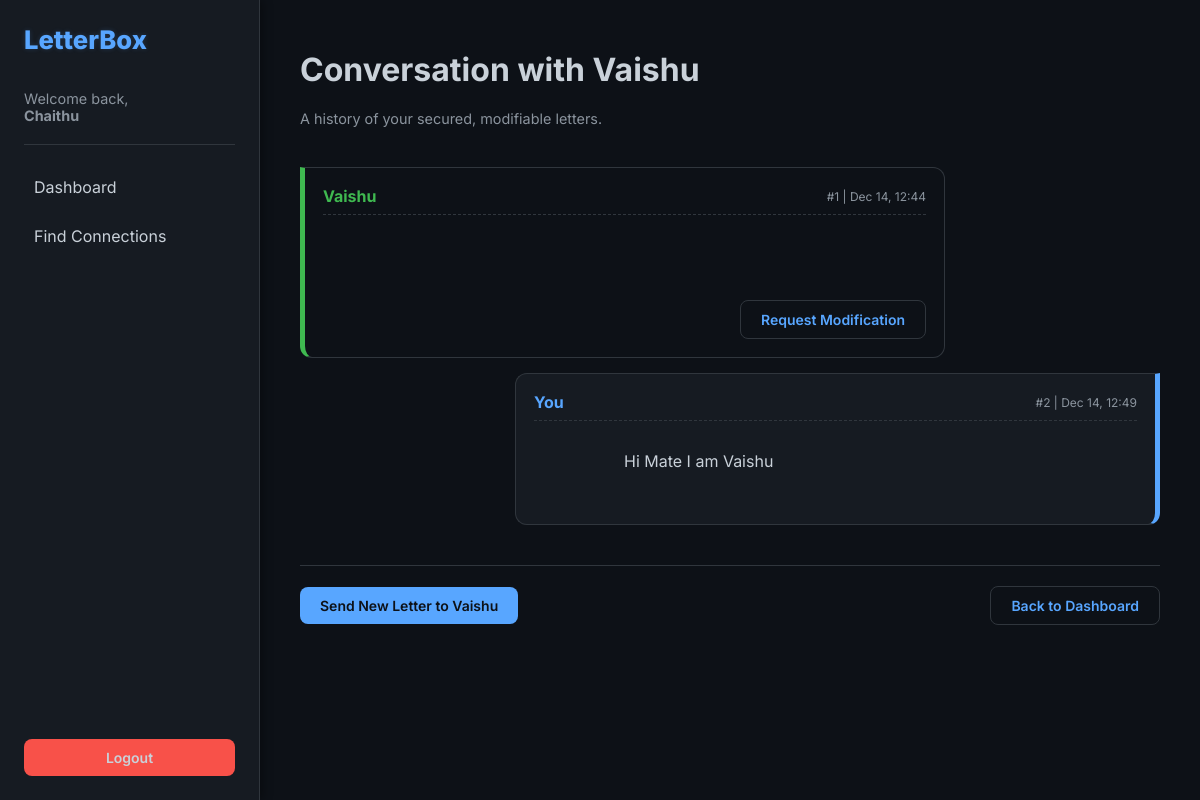
The page /conversation/2/ (signed in) on the database its author committed.
### letters/models.py (models this page shows, shortened)
class Letter(models.Model):
    sender = models.ForeignKey(
        User, related_name="sent_letters", on_delete=models.CASCADE
    )
    receiver = models.ForeignKey(
        User, related_name="received_letters", on_delete=models.CASCADE
    )
    created_at = models.DateTimeField(auto_now_add=True)
    def approved_version(self):
        return (
            self.versions.filter(is_approved=True)
            .order_by("-created_at")
            .first()
        )

class LetterVersion(models.Model):
    letter = models.ForeignKey(
        Letter, related_name="versions", on_delete=models.CASCADE
    )
    content = models.TextField()
    created_by = models.ForeignKey(
        User, on_delete=models.CASCADE
    )
    is_approved = models.BooleanField(default=False)
    created_at = models.DateTimeField(auto_now_add=True)

### letters/views_ui.py (the view)
# urls.py: path("conversation/<int:user_id>/", views_ui.conversation, name="conversation"),
@login_required
def conversation(request, user_id):
    other = get_object_or_404(User, id=user_id)
    letters = Letter.objects.filter(
        sender__in=[request.user, other],
        receiver__in=[request.user, other]
    ).order_by("created_at")
    return render(request, "letters/conversation.html", {
        "letters": letters,
        "other": other
    })

### letters/templates/letters/conversation.html (shortened to what this page needs)
{% extends "letters/base.html" %}
{% block content %}
<div class="content-header">
    <h1>Conversation with {{ other.username }}</h1>
    <p class="text-muted">A history of your secured, modifiable letters.</p>
</div>
<div class="message-container">
    {% for letter in letters %}
        {% if letter.sender == user %}
            <div class="message-card fade-in message-sent">
                <div style="display: flex; justify-content: space-between; align-items: center; margin-bottom: 10px; padding-bottom: 8px; border-bottom: 1px dashed var(--border);">
                    <strong style="font-size: 1em; color: var(--accent);">You</strong>
                    <span class="text-muted" style="font-size: 0.75em;">
                        #{{ letter.id }} | {{ letter.created_at|date:"M d, H:i" }}
                    </span>
                </div>
                <div style="white-space: pre-wrap; margin-bottom: 15px;">
                    {{ letter.approved_version.content }}
                </div>
            </div>
        {% else %}
            <div class="message-card fade-in message-received">
                <div style="display: flex; justify-content: space-between; align-items: center; margin-bottom: 10px; padding-bottom: 8px; border-bottom: 1px dashed var(--border);">
                    <strong style="font-size: 1em; color: var(--success);">{{ letter.sender.username }}</strong>
                    <span class="text-muted" style="font-size: 0.75em;">
                        #{{ letter.id }} | {{ letter.created_at|date:"M d, H:i" }}
                    </span>
                </div>
                <div style="white-space: pre-wrap; margin-bottom: 15px;">
                </div>
                <div style="margin-top: 15px; text-align: right;">
                    <a href="{% url 'modify' letter.id %}" class="btn btn-ghost">Request Modification</a>
                </div>
            </div>
        {% endif %}
    {% empty %}
        <p class="text-muted" style="text-align: center; padding: 50px; background: var(--card); border-radius: 12px; border: 1px solid var(--border);">
            No letters yet in this conversation. Start a new one!
        </p>
    {% endfor %}
</div>
<div style="margin-top: 40px; border-top: 1px solid var(--border); padding-top: 20px; display: flex; justify-content: space-between; align-items: center; max-width: 900px; margin: 40px auto 0;">
    <a href="{% url 'send_letter' other.id %}" class="btn btn-primary">Send New Letter to {{ other.username }}</a>
    <a href="{% url 'dashboard' %}" class="btn btn-ghost">Back to Dashboard</a>
</div>
{% endblock %}

### letters/templates/letters/base.html (shortened to what this page needs)
<!DOCTYPE html>
<html lang="en">
<head>
</head>
<body>
{% if user.is_authenticated %}
    <div class="sidebar">
        <div class="logo">LetterBox</div>
        <div class="user-info">
            Welcome back,<br><strong>{{ user.username }}</strong>
        </div>
        <nav style="flex-grow: 1; margin-bottom: 20px;">
            <a href="{% url 'dashboard' %}" class="nav-link">Dashboard</a>
            <a href="{% url 'search_user' %}" class="nav-link">Find Connections</a>
        </nav>
        <a href="{% url 'logout' %}" class="btn btn-danger">Logout</a>
    </div>
{% endif %}
<div class="main-content">
    {% block content %}{% endblock %}
</div>
</body>
</html>

### letters/templates/letters/base.html (style rules this page uses)
:root { --bg: #0d1117; --panel: #161b22; --surface: #21262d; --border: #30363d; --text: #c9d1d9; --muted: #8b949e; --accent: #58a6ff; --success: #3fb950; --warning: #d29922; --danger: #f85149; --shadow-color: rgba(0, 0, 0, 0.4); }
* { box-sizing: border-box; }
body { margin: 0; font-family: 'Inter', -apple-system, BlinkMacSystemFont, "Segoe UI", Roboto, "Helvetica Neue", Arial, sans-serif; background: var(--bg); color: var(--text); min-height: 100vh; display: flex; overflow-x: hidden; }
.sidebar { width: 260px; background: var(--panel); border-right: 1px solid var(--border); padding: 24px; display: flex; flex-direction: column; min-height: 100vh; position: sticky; top: 0; box-shadow: 2px 0 10px var(--shadow-color); }
.logo { font-size: 1.6rem; font-weight: 800; color: var(--accent); margin-bottom: 35px; text-shadow: 0 0 5px rgba(88, 166, 255, 0.2); }
.user-info { color: var(--muted); padding-bottom: 20px; border-bottom: 1px solid var(--border); margin-bottom: 20px; font-size: 0.9em; }
.nav-link { display: block; padding: 12px 10px; color: var(--text); text-decoration: none; transition: background 0.2s, color 0.2s; border-radius: 6px; margin-bottom: 5px; }
.main-content { flex-grow: 1; padding: 50px 40px; }
h1, h2, h3 { color: var(--text); margin-top: 0; font-weight: 700; }
.content-header { margin-bottom: 40px; }
.btn { padding: 10px 20px; border-radius: 8px; border: none; cursor: pointer; font-size: 14px; font-weight: 600; text-decoration: none; display: inline-block; transition: all 0.2s ease; text-align: center; }
.btn-primary { background: var(--accent); color: var(--bg); }
.btn-danger { background: var(--danger); color: var(--text); }
.btn-ghost { background: transparent; color: var(--accent); border: 1px solid var(--border); }
.text-muted { color: var(--muted); font-size: 0.9em; }
.fade-in { animation: fade 0.5s ease-out; }

### letters/templates/letters/conversation.html (style rules this page uses)
.message-container { max-width: 900px; margin: 0 auto; display: flex; flex-direction: column; gap: 15px; }
.message-card { width: 75%; padding: 18px; border: 1px solid var(--border); border-radius: 12px; transition: none; }
.message-sent { align-self: flex-end; background: var(--panel); border-right: 5px solid var(--accent); border-radius: 12px 0 12px 12px; }
.message-received { align-self: flex-start; background: var(--card); border-left: 5px solid var(--success); border-radius: 0 12px 12px 12px; }

### rows shown on the page
Letter: sender.username "Vaishu", id "1", created_at "Dec 14, 12:44"
Letter: id "2", created_at "Dec 14, 12:49", approved_version.content "Hi Mate I am Vaishu"

### other values the page prints
{{ user.username }} "Chaithu"
{{ other.username }} "Vaishu"
